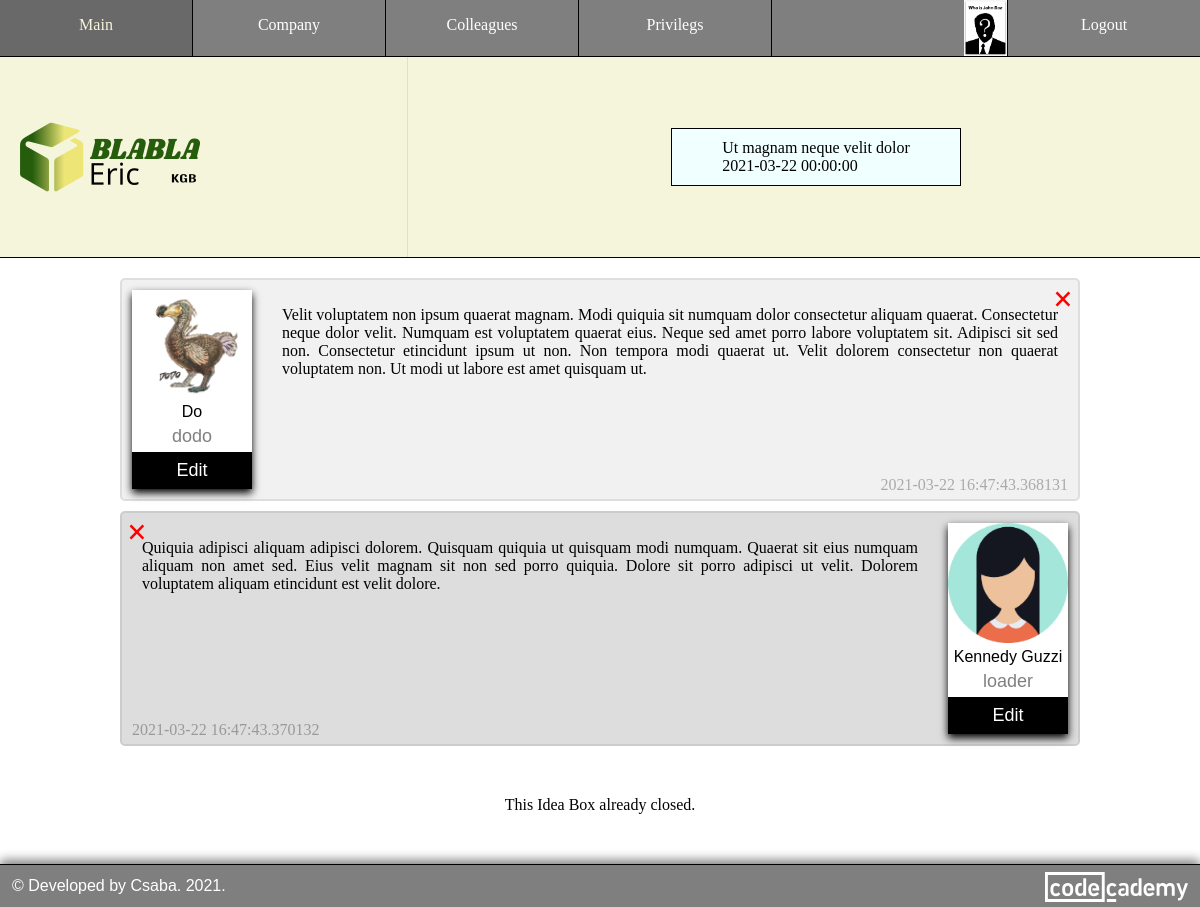
The page /idea_box/1 (signed in) on the database its author committed.
### models.py (models this page shows, shortened)
class Colleagues(db.Model, UserMixin):
    id = db.Column(db.Integer, primary_key = True)
    user_name = db.Column(db.String(32), unique = True, index = True)
    email = db.Column(db.String(128), unique = True, index = True)
    confirmed = db.Column(db.Integer, unique = False, default = 0)
    first_name = db.Column(db.String(32), nullable = False, index = True)
    last_name = db.Column(db.String(64), nullable = False, index = True)
    avatar = db.Column(db.String(8), nullable = True)
    position = db.Column(db.String(2048), index = True)
    password_hash = db.Column(db.String(128))
    company_id = db.Column(db.Integer, db.ForeignKey("company.id"))
    ideas = db.relationship(
        "Ideas",
        backref = "colleague",
        lazy = "dynamic",
        cascade = "all, delete, delete-orphan"  # cascading deletion
    )
    admin = db.relationship(
        "Admins",
        backref = "colleague",
        lazy = "dynamic",
        cascade = "all, delete, delete-orphan"  # cascading deletion
    )

class Boxes(db.Model):
    id = db.Column(db.Integer, primary_key = True)
    name = db.Column(db.String(128), unique = True, index = True)
    description = db.Column(db.String(16384), index = True)
    create_at = db.Column(db.DateTime, index = True, default = datetime.utcnow)
    close_at = db.Column(db.String(128), index = True, default = datetime.utcnow)
    admin_id = db.Column(db.Integer, db.ForeignKey("admins.id"))
    ideas = db.relationship(
        "Ideas",
        backref = "box",
        lazy = "dynamic",
        cascade = "all, delete, delete-orphan"  # cascading deletion
    )

class Ideas(db.Model):
    id = db.Column(db.Integer, primary_key = True)
    idea = db.Column(db.String(32768), index = True)
    sign = db.Column(db.String(128))
    create_at = db.Column(db.DateTime, index = True, default = datetime.utcnow)
    box_id = db.Column(db.Integer, db.ForeignKey("boxes.id"))
    colleague_id = db.Column(db.Integer, db.ForeignKey("colleagues.id"))

### routes.py (the view)
@app.route("/idea_box/<int:id>", methods = ["GET", "POST"])
@login_required
def idea_box(id):
    idea_box = get_idea_box(id, current_user)
    if not idea_box:
        return unathorized("You cannot to view this Idea Box.", "error")
    if is_auth_box(current_user):
        current_user.is_admin = True
    idea_box.Boxes.is_open = is_open(idea_box.Boxes.close_at)
    ideas = Ideas.query.filter(Ideas.box_id == id).all()
    for idea in ideas:
        colleague = Colleagues.query.get(idea.colleague_id)
        idea.avatar = get_avatar(colleague)
        idea.position = colleague.position
    return render_template(
        "idea_box.html",
        update_box = is_auth_box(current_user),      # to add edit icon to authorized admin
        box = idea_box.Boxes,
        ideas = ideas,
        change_logo = is_auth_company(current_user), # to add click event to change logo for authorized admin
        logo = get_logo(current_user),
        nav = get_nav(current_user)
    )

### date.py (called while the page is built)
def str_to_date(str, format="%Y-%m-%d"):
    if type(str) == datetime:
        str = datetime.strftime(str, format)
    return datetime.strptime(str[ : 10], format)

def add_day(date, day):
    return date + timedelta(days = day)

def is_open(str_date):
    close_at = add_day(str_to_date(str_date), 1)
    return close_at > datetime.now()

### helper.py (called while the page is built)
def get_admin(current_user):
    admin = Admins.query.filter(Admins.colleague_id == current_user.id).first()
    if not admin:
        admin = instatiate_admin(False)
    return admin

def is_auth_company(current_user):
    admin = get_admin(current_user)
    if not admin.update_company:
        return False
    return True

def is_auth_colleague(current_user, colleague=None):
    if not colleague:
        colleague = current_user
    admin = get_admin(current_user)
    if not admin.update_colleague:
        return False
    if current_user.company_id != colleague.company_id:
        return False
    return True

def is_auth_privilegs(current_user, colleague=None):
    if not colleague:
        colleague = current_user
    admin = get_admin(current_user)
    if not admin.update_privilegs:
        return False
    if current_user.company_id != colleague.company_id:
        return False
    return True

def is_auth_box(current_user):
    admin = get_admin(current_user)
    if not admin.update_box:
        return False
    return True

def get_avatar(current_user):
    extension = current_user.avatar
    if extension:
        file = f"{current_user.id}.{extension}"
        if not os.path.exists(f"static/avatars/{file}"):
            bucket = os.environ["S3_BUCKET"]
            object_name = f"avatars/{file}"
            s3.download(bucket, object_name)
        return file
    else:
        return "default.png"

def get_logo(current_user):
    id = current_user.company_id
    company = Company.query.get(id)
    logo_extension = company.logo
    return f"{id}.{logo_extension}" if logo_extension else "idea-box.svg"

def get_idea_box(box_id, current_user):
    return db.session.query(Boxes, Admins, Colleagues).filter(
        Boxes.id == box_id,
        Boxes.admin_id == Admins.id,
        Colleagues.id == Admins.colleague_id,
        Colleagues.company_id == current_user.company_id
    ).first()

### models.py (called while the page is built)
@login_manager.user_loader
def load_colleague(id):
    return Colleagues.query.get(int(id))

### templates/idea_box.html (shortened to what this page needs)
{% extends "base.html" %}
{% block css %}
<link rel="stylesheet" href="{{ url_for('static', filename = 'style/create_box.css') }} " />
<link rel="stylesheet" href="{{ url_for('static', filename = 'style/idea_box.css') }} " />
{% endblock css %}
{% block header_left %}
    {% include 'component/logo.html' %}
{% endblock header_left %}
{% block header_right %}
    {% include 'component/idea_box_preview.html' %}
{% endblock header_right %}
{% block content %}
<main class="idea_box">
    <section class="ideas">
        {% for idea in ideas %}
            <div class="idea{{' darker' if loop.index % 2 == 0}}">
                <div class="avatar_card {{'right' if loop.index % 2 == 0}}">
                    <img
                    src="{{ url_for('static', filename = '/avatars/' + idea.avatar if idea.sign != 'incognito' else '/avatars/incognito-cut.svg') }}"
                    alt="{{idea.sign}}'s avatar"
                    />
                    <p>{{idea.sign}}</p>
                    <p class="position">{{idea.position}}</p>
                    <div class="edit_button">
                        {% if (idea.colleague_id == current_user.id and box.is_open) or current_user.is_admin %}
                        <button onclick="window.location = '/create_idea/{{box.id}}/{{idea.id}}';">Edit</button>
                        {% endif %}
                    </div>
                </div>
                {% if (idea.colleague_id == current_user.id and box.is_open) or current_user.is_admin  %}
                <div class="delete delete_{{'left' if loop.index % 2 == 0 else 'right'}}">
                    <a title="Delete this idea" onclick="window.location = '/delete_idea/{{idea.id}}';" >
                        <span>&times;</span>
                    </a>
                </div>
                {% endif %}
                <div class="speech_container">
                    <p class="speech" data-idea="{{idea.idea}}">{{idea.idea}}</p>
                </div>
                <div class="time_{{'left' if loop.index % 2 == 0 else 'right'}}">
                    <span class="date">{{idea.create_at}}</span>
                </div>
            </div>
        {% endfor %}
    </section>
    {% if box.is_open %}
    <div class="button">
        <a href="/create_idea/{{box.id}}/0" title="Click to Share Your Idea">Share my Idea</a>
    </div>
    {% else %}
    <div class="center">
        <p>This Idea Box already closed.</p>
    </div>
    {% endif %}
</main>
{% endblock content %}

### templates/base.html (shortened to what this page needs)
<html>
    <head>
        <link rel="stylesheet" href="{{ url_for('static', filename = 'style/base.css') }} " />
        <link rel="stylesheet" href="{{ url_for('static', filename = 'style/common.css') }} " />
        {% block css %}{% endblock css %}
        <link rel="stylesheet" href="{{ url_for('static', filename = 'style/footer.css') }} " />
    </head>
    <body>
        <nav>
            <div class="left-nav">
                {% for menu, path in nav["left"].items() %}
                <a href="{{ path }}">{{ menu }}</a>
                {% endfor %}
            </div>
            <div class="right-nav">
                {% for menu, path in nav["right"].items() %}
                    {% if current_user.get_id() and path == "/profile" %}
                    <a id="avatar" href="/profile/{{ current_user.id }}" title="Your profile" >
                        {% if current_user.avatar %}
                        <img src="{{ url_for('static', filename = '/avatars/') }}{{ current_user.id }}.{{ current_user.avatar }}" />
                        {% else %}
                        <img src="{{ url_for('static', filename = '/avatars/default.png') }}" />
                        {% endif %}
                    </a>
                    {% else %}
                    <a href="{{ path }}">{{ menu }}</a>
                    {% endif %}
                {% endfor %}
            </div>
        </nav>
        <header>
            <div class="header_left">
                <div>
                    {% block header_left %}
                    {% endblock header_left %}
                </div>
            </div>
            <div class="header_right">
                <div>
                    {% block header_right %}
                    {% endblock header_right %}
                </div>
            </div>
        </header>
        {% block content %}
        {% endblock content %}
        <footer> &copy; Developed by Csaba. <span id="developed">   2021</span><span id="presentYear">.</span>
            <a href="https://www.codecademy.com/profiles/lendoo" target="_blank">
                <img id="codecademy_logo" src="{{ url_for('static', filename='images/codecademy-white.svg') }}" alt="CodeCademy logo" />
            </a>
        </footer>
    </body>
</html>

### templates/component/idea_box_preview.html (shortened to what this page needs)
<section class="idea_box">
    <div id="header_container">{{box.name}}</div>
    <div id="close_at_container">{{box.close_at}}</div>
</section>

### static/style/base.css (style rules this page uses)
body { margin: 0; box-sizing: border-box; }
main { min-height: 32vh; }
nav { border-bottom: 1px solid black; background-color: rgba(0, 0, 0, 0.5); width: 100%; overflow: auto; }
.left-nav a { float: left; vertical-align: middle; }
#avatar { width: min-content; }
.right-nav a { float: right; }
.left-nav a { border-right: 1px solid black; }
.right-nav a:not(:last-child) { border-left: 1px solid black; }
.right-nav a img { height: 56px; margin-top: -16px; }
a { text-decoration: none; }
nav a { color: white; height: 24px; width: 16%; text-align: center; padding: 16px 0; }
header { display: grid; justify-content: space-between; grid-template-columns: 34% 64%; grid-gap: 20px; background-color: beige; min-height: 200px; border-bottom: 1px solid black; margin-bottom: 20px; }
.header_left, .header_right { display: flex; align-items: center; }
.header_left { position: relative; border-right: 1px solid #ddd; }
.header_right { padding: 10px 0; }

### static/style/common.css (style rules this page uses)
.center { text-align: center; }
.delete { position: absolute; top: 0; color: red; font-size: 35px; font-weight: 900; cursor: pointer; }
footer { margin-top: 50px; }

### static/style/idea_box.css (style rules this page uses)
.header_right { margin: 0 auto; }
section.idea_box { padding: 10px 50px; border: 1px solid black; background-color: azure; margin: 30px; }
#header_container { text-align: center; }
.ideas { width: 80%; margin: 0 auto 50px; }
.idea { position: relative; border: 2px solid #dedede; background-color: #f1f1f1; border-radius: 5px; padding: 10px; margin: 10px 0; text-align: justify; }
.darker { border-color: #ccc; background-color: #ddd; }
.speech { padding: 0px 10px 20px 10px; }
.idea::after { content: ""; clear: both; display: table; }
.avatar_card { float: left; max-width: 120px; width: 100%; margin-right: 30px; text-align: center; font-family: arial; box-shadow: 0 4px 8px 0 rgba(0, 0, 0, 1); background-color: white; }
.avatar_card p { margin: 5px; }
.avatar_card.right { float: right; margin-left: 30px; margin-right: 0; }
.avatar_card img { width: 100%; }
.position { color: grey; font-size: 18px; }
.edit_button button { border: none; outline: 0; display: inline-block; padding: 8px; color: white; background-color: #000; text-align: center; cursor: pointer; width: 100%; font-size: 18px; }
.delete_right { right: 5px; }
.delete_left { left: 5px; }
.time_left, .time_right { position: absolute; bottom: 5px; }
.time_right { float: right; color: #aaa; right: 10px; }
.time_left { float: left; color: #999; left: 10px; }

### static/style/footer.css (style rules this page uses)
footer { background-color: rgba(0, 0, 0, 0.5); color: white; text-align: left; padding: 12px; font-family: sans-serif; border-top: 1px solid black; box-shadow: 0px -4px 10px grey; }
footer img { height: 30px; margin-top: -5px; float: right; }

### rows shown on the page
Boxes: name "Ut magnam neque velit dolor", close_at "2021-03-22 00:00:00"
Ideas: shows a picture, sign "Do", position "dodo", idea "Velit voluptatem non ipsum quaerat magnam. Modi quiquia sit numquam dolor consectetur aliquam quaerat. Consectetur neque dolor velit. Numquam est voluptatem quaerat eius. Neque sed amet porro labore voluptatem sit. Adipisci sit sed non. Consectetur etincidunt ipsum ut non. Non tempora modi quaerat ut. Velit dolorem consectetur non quaerat voluptatem non. Ut modi ut labore est amet quisquam ut.", create_at "2021-03-22 16:47:43.368131"
Ideas: shows a picture, sign "Kennedy Guzzi", position "loader", idea "Quiquia adipisci aliquam adipisci dolorem. Quisquam quiquia ut quisquam modi numquam. Quaerat sit eius numquam aliquam non amet sed. Eius velit magnam sit non sed porro quiquia. Dolore sit porro adipisci ut velit. Dolorem voluptatem aliquam etincidunt est velit dolore.", create_at "2021-03-22 16:47:43.370132"

### other values the page prints
{{ menu }} "Main" "Company" "Colleagues" "Privilegs"
{{ menu }} "Logout"
